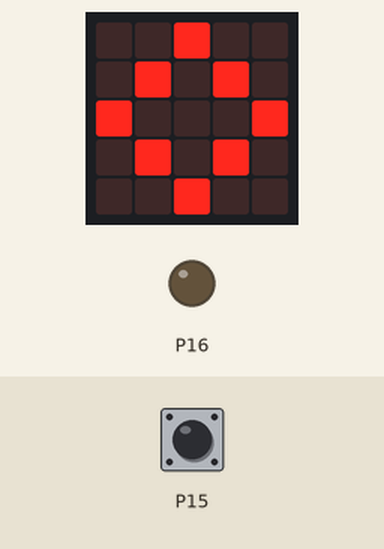
This program was run on a simulated BBC micro:bit (MakeCode). Shown: the board's 5×5 LED display, output pins drawn as LEDs (lit = HIGH). Inputs (shaded band) come from the test bench; at power-on: P15 LOW.

Above: at 1.8 s.
1.9 s: P15 pulled HIGH for 1 s
At 2.9 s:
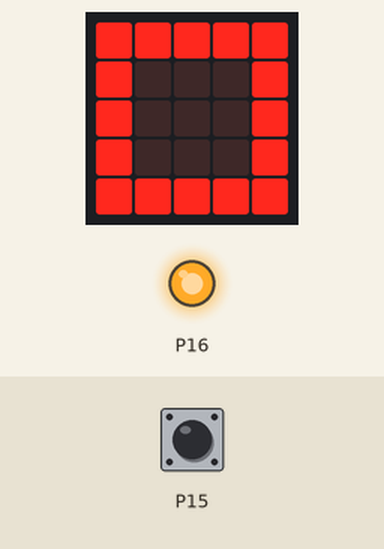
4.5 s: P15 pulled HIGH for 3.2 s
At 8.4 s:
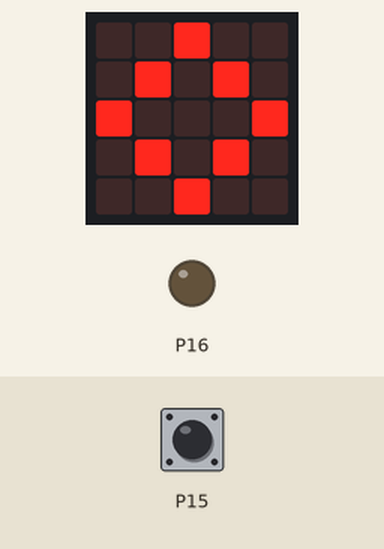
Timing chart, 0 to 9.9 s (numbered marks = the images above; inputs shaded):
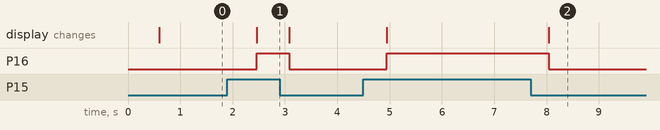

Measured:
- after the input at 1.9 s, P16: LOW → HIGH after 0.56 s, → LOW 0.62 s later; the display: changes after 0.56 s (image 1)
- after the input at 4.5 s, P16: LOW → HIGH after 0.44 s, → LOW 3.1 s later; the display: first changes after 0.44 s (image 2 shows a later state)

The program:

main.ts
```typescript
basic.showIcon(IconNames.Skull)
serial.redirectToUSB()
basic.forever(function () {
    pins.digitalWritePin(DigitalPin.P16, pins.digitalReadPin(DigitalPin.P15))
    if (pins.digitalReadPin(DigitalPin.P15) == 1) {
        basic.showIcon(IconNames.Square)
    } else {
        basic.showIcon(IconNames.Diamond)
    }
})
```

test.ts
```typescript
// 在這裡測試；當此封包作為擴充功能時，將不會編譯此內容。
```
